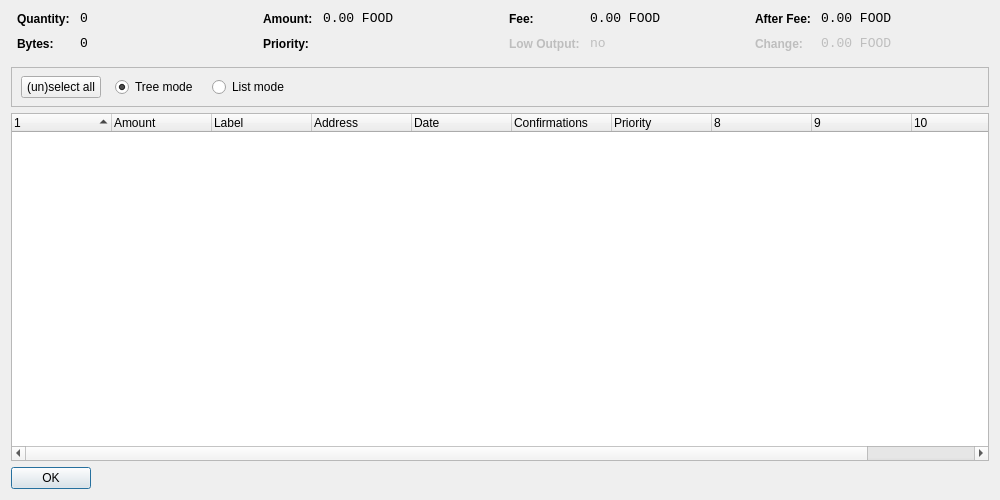
<?xml version="1.0" encoding="UTF-8"?>
<ui version="4.0">
 <class>CoinControlDialog</class>
 <widget class="QDialog" name="CoinControlDialog">
  <property name="geometry">
   <rect>
    <x>0</x>
    <y>0</y>
    <width>1000</width>
    <height>500</height>
   </rect>
  </property>
  <property name="windowTitle">
   <string>Coin Control</string>
  </property>
  <layout class="QVBoxLayout" name="verticalLayout">
   <item>
    <layout class="QHBoxLayout" name="horizontalLayoutTop" stretch="0,0,0,0">
     <property name="topMargin">
      <number>0</number>
     </property>
     <property name="bottomMargin">
      <number>10</number>
     </property>
     <item>
      <layout class="QFormLayout" name="formLayoutCoinControl1">
       <property name="horizontalSpacing">
        <number>10</number>
       </property>
       <property name="verticalSpacing">
        <number>10</number>
       </property>
       <property name="leftMargin">
        <number>6</number>
       </property>
       <property name="rightMargin">
        <number>6</number>
       </property>
       <item row="0" column="0">
        <widget class="QLabel" name="labelCoinControlQuantityText">
         <property name="styleSheet">
          <string notr="true">font-weight:bold;</string>
         </property>
         <property name="text">
          <string>Quantity:</string>
         </property>
        </widget>
       </item>
       <item row="0" column="1">
        <widget class="QLabel" name="labelCoinControlQuantity">
         <property name="font">
          <font>
           <family>Monospace</family>
           <pointsize>10</pointsize>
          </font>
         </property>
         <property name="cursor">
          <cursorShape>IBeamCursor</cursorShape>
         </property>
         <property name="contextMenuPolicy">
          <enum>Qt::ActionsContextMenu</enum>
         </property>
         <property name="text">
          <string notr="true">0</string>
         </property>
         <property name="textInteractionFlags">
          <set>Qt::LinksAccessibleByMouse|Qt::TextSelectableByKeyboard|Qt::TextSelectableByMouse</set>
         </property>
        </widget>
       </item>
       <item row="1" column="0">
        <widget class="QLabel" name="labelCoinControlBytesText">
         <property name="styleSheet">
          <string notr="true">font-weight:bold;</string>
         </property>
         <property name="text">
          <string>Bytes:</string>
         </property>
        </widget>
       </item>
       <item row="1" column="1">
        <widget class="QLabel" name="labelCoinControlBytes">
         <property name="font">
          <font>
           <family>Monospace</family>
           <pointsize>10</pointsize>
          </font>
         </property>
         <property name="cursor">
          <cursorShape>IBeamCursor</cursorShape>
         </property>
         <property name="contextMenuPolicy">
          <enum>Qt::ActionsContextMenu</enum>
         </property>
         <property name="text">
          <string notr="true">0</string>
         </property>
         <property name="textInteractionFlags">
          <set>Qt::LinksAccessibleByMouse|Qt::TextSelectableByKeyboard|Qt::TextSelectableByMouse</set>
         </property>
        </widget>
       </item>
      </layout>
     </item>
     <item>
      <layout class="QFormLayout" name="formLayoutCoinControl2">
       <property name="horizontalSpacing">
        <number>10</number>
       </property>
       <property name="verticalSpacing">
        <number>10</number>
       </property>
       <property name="leftMargin">
        <number>6</number>
       </property>
       <property name="rightMargin">
        <number>6</number>
       </property>
       <item row="0" column="0">
        <widget class="QLabel" name="labelCoinControlAmountText">
         <property name="styleSheet">
          <string notr="true">font-weight:bold;</string>
         </property>
         <property name="text">
          <string>Amount:</string>
         </property>
        </widget>
       </item>
       <item row="0" column="1">
        <widget class="QLabel" name="labelCoinControlAmount">
         <property name="font">
          <font>
           <family>Monospace</family>
           <pointsize>10</pointsize>
          </font>
         </property>
         <property name="cursor">
          <cursorShape>IBeamCursor</cursorShape>
         </property>
         <property name="contextMenuPolicy">
          <enum>Qt::ActionsContextMenu</enum>
         </property>
         <property name="text">
          <string notr="true">0.00 FOOD</string>
         </property>
         <property name="textInteractionFlags">
          <set>Qt::LinksAccessibleByMouse|Qt::TextSelectableByKeyboard|Qt::TextSelectableByMouse</set>
         </property>
        </widget>
       </item>
       <item row="1" column="0">
        <widget class="QLabel" name="labelCoinControlPriorityText">
         <property name="styleSheet">
          <string notr="true">font-weight:bold;</string>
         </property>
         <property name="text">
          <string>Priority:</string>
         </property>
        </widget>
       </item>
       <item row="1" column="1">
        <widget class="QLabel" name="labelCoinControlPriority">
         <property name="font">
          <font>
           <family>Monospace</family>
           <pointsize>10</pointsize>
          </font>
         </property>
         <property name="cursor">
          <cursorShape>IBeamCursor</cursorShape>
         </property>
         <property name="contextMenuPolicy">
          <enum>Qt::ActionsContextMenu</enum>
         </property>
         <property name="text">
          <string/>
         </property>
         <property name="textInteractionFlags">
          <set>Qt::LinksAccessibleByMouse|Qt::TextSelectableByKeyboard|Qt::TextSelectableByMouse</set>
         </property>
        </widget>
       </item>
      </layout>
     </item>
     <item>
      <layout class="QFormLayout" name="formLayoutCoinControl3">
       <property name="horizontalSpacing">
        <number>10</number>
       </property>
       <property name="verticalSpacing">
        <number>10</number>
       </property>
       <property name="leftMargin">
        <number>6</number>
       </property>
       <property name="rightMargin">
        <number>6</number>
       </property>
       <item row="0" column="0">
        <widget class="QLabel" name="labelCoinControlFeeText">
         <property name="styleSheet">
          <string notr="true">font-weight:bold;</string>
         </property>
         <property name="text">
          <string>Fee:</string>
         </property>
        </widget>
       </item>
       <item row="0" column="1">
        <widget class="QLabel" name="labelCoinControlFee">
         <property name="font">
          <font>
           <family>Monospace</family>
           <pointsize>10</pointsize>
          </font>
         </property>
         <property name="cursor">
          <cursorShape>IBeamCursor</cursorShape>
         </property>
         <property name="contextMenuPolicy">
          <enum>Qt::ActionsContextMenu</enum>
         </property>
         <property name="text">
          <string notr="true">0.00 FOOD</string>
         </property>
         <property name="textInteractionFlags">
          <set>Qt::LinksAccessibleByMouse|Qt::TextSelectableByKeyboard|Qt::TextSelectableByMouse</set>
         </property>
        </widget>
       </item>
       <item row="1" column="0">
        <widget class="QLabel" name="labelCoinControlLowOutputText">
         <property name="enabled">
          <bool>false</bool>
         </property>
         <property name="styleSheet">
          <string notr="true">font-weight:bold;</string>
         </property>
         <property name="text">
          <string>Low Output:</string>
         </property>
        </widget>
       </item>
       <item row="1" column="1">
        <widget class="QLabel" name="labelCoinControlLowOutput">
         <property name="enabled">
          <bool>false</bool>
         </property>
         <property name="font">
          <font>
           <family>Monospace</family>
           <pointsize>10</pointsize>
          </font>
         </property>
         <property name="cursor">
          <cursorShape>IBeamCursor</cursorShape>
         </property>
         <property name="contextMenuPolicy">
          <enum>Qt::ActionsContextMenu</enum>
         </property>
         <property name="text">
          <string notr="true">no</string>
         </property>
         <property name="textInteractionFlags">
          <set>Qt::LinksAccessibleByMouse|Qt::TextSelectableByKeyboard|Qt::TextSelectableByMouse</set>
         </property>
        </widget>
       </item>
      </layout>
     </item>
     <item>
      <layout class="QFormLayout" name="formLayoutCoinControl4">
       <property name="horizontalSpacing">
        <number>10</number>
       </property>
       <property name="verticalSpacing">
        <number>10</number>
       </property>
       <property name="leftMargin">
        <number>6</number>
       </property>
       <property name="rightMargin">
        <number>6</number>
       </property>
       <item row="0" column="0">
        <widget class="QLabel" name="labelCoinControlAfterFeeText">
         <property name="styleSheet">
          <string notr="true">font-weight:bold;</string>
         </property>
         <property name="text">
          <string>After Fee:</string>
         </property>
        </widget>
       </item>
       <item row="0" column="1">
        <widget class="QLabel" name="labelCoinControlAfterFee">
         <property name="font">
          <font>
           <family>Monospace</family>
           <pointsize>10</pointsize>
          </font>
         </property>
         <property name="cursor">
          <cursorShape>IBeamCursor</cursorShape>
         </property>
         <property name="contextMenuPolicy">
          <enum>Qt::ActionsContextMenu</enum>
         </property>
         <property name="text">
          <string notr="true">0.00 FOOD</string>
         </property>
         <property name="textInteractionFlags">
          <set>Qt::LinksAccessibleByMouse|Qt::TextSelectableByKeyboard|Qt::TextSelectableByMouse</set>
         </property>
        </widget>
       </item>
       <item row="1" column="0">
        <widget class="QLabel" name="labelCoinControlChangeText">
         <property name="enabled">
          <bool>false</bool>
         </property>
         <property name="styleSheet">
          <string notr="true">font-weight:bold;</string>
         </property>
         <property name="text">
          <string>Change:</string>
         </property>
        </widget>
       </item>
       <item row="1" column="1">
        <widget class="QLabel" name="labelCoinControlChange">
         <property name="enabled">
          <bool>false</bool>
         </property>
         <property name="font">
          <font>
           <family>Monospace</family>
           <pointsize>10</pointsize>
          </font>
         </property>
         <property name="cursor">
          <cursorShape>IBeamCursor</cursorShape>
         </property>
         <property name="contextMenuPolicy">
          <enum>Qt::ActionsContextMenu</enum>
         </property>
         <property name="text">
          <string notr="true">0.00 FOOD</string>
         </property>
         <property name="textInteractionFlags">
          <set>Qt::LinksAccessibleByMouse|Qt::TextSelectableByKeyboard|Qt::TextSelectableByMouse</set>
         </property>
        </widget>
       </item>
      </layout>
     </item>
    </layout>
   </item>
   <item>
    <widget class="QFrame" name="frame">
     <property name="minimumSize">
      <size>
       <width>0</width>
       <height>40</height>
      </size>
     </property>
     <property name="frameShape">
      <enum>QFrame::StyledPanel</enum>
     </property>
     <property name="frameShadow">
      <enum>QFrame::Sunken</enum>
     </property>
     <widget class="QWidget" name="horizontalLayoutWidget">
      <property name="geometry">
       <rect>
        <x>10</x>
        <y>0</y>
        <width>781</width>
        <height>41</height>
       </rect>
      </property>
      <layout class="QHBoxLayout" name="horizontalLayoutPanel" stretch="0,0,0,0,0">
       <property name="spacing">
        <number>14</number>
       </property>
       <item>
        <widget class="QPushButton" name="pushButtonSelectAll">
         <property name="sizePolicy">
          <sizepolicy hsizetype="Maximum" vsizetype="Fixed">
           <horstretch>0</horstretch>
           <verstretch>0</verstretch>
          </sizepolicy>
         </property>
         <property name="text">
          <string>(un)select all</string>
         </property>
        </widget>
       </item>
       <item>
        <widget class="QRadioButton" name="radioTreeMode">
         <property name="sizePolicy">
          <sizepolicy hsizetype="Maximum" vsizetype="Fixed">
           <horstretch>0</horstretch>
           <verstretch>0</verstretch>
          </sizepolicy>
         </property>
         <property name="text">
          <string>Tree mode</string>
         </property>
         <property name="checked">
          <bool>true</bool>
         </property>
        </widget>
       </item>
       <item>
        <widget class="QRadioButton" name="radioListMode">
         <property name="sizePolicy">
          <sizepolicy hsizetype="Maximum" vsizetype="Fixed">
           <horstretch>0</horstretch>
           <verstretch>0</verstretch>
          </sizepolicy>
         </property>
         <property name="text">
          <string>List mode</string>
         </property>
        </widget>
       </item>
       <item>
        <spacer name="horizontalSpacer">
         <property name="orientation">
          <enum>Qt::Horizontal</enum>
         </property>
         <property name="sizeHint" stdset="0">
          <size>
           <width>40</width>
           <height>20</height>
          </size>
         </property>
        </spacer>
       </item>
      </layout>
     </widget>
    </widget>
   </item>
   <item>
    <widget class="CoinControlTreeWidget" name="treeWidget">
     <property name="contextMenuPolicy">
      <enum>Qt::CustomContextMenu</enum>
     </property>
     <property name="sortingEnabled">
      <bool>false</bool>
     </property>
     <property name="columnCount">
      <number>11</number>
     </property>
     <attribute name="headerShowSortIndicator" stdset="0">
      <bool>true</bool>
     </attribute>
     <attribute name="headerStretchLastSection">
      <bool>false</bool>
     </attribute>
     <column>
      <property name="text">
       <string/>
      </property>
     </column>
     <column>
      <property name="text">
       <string>Amount</string>
      </property>
     </column>
     <column>
      <property name="text">
       <string>Label</string>
      </property>
     </column>
     <column>
      <property name="text">
       <string>Address</string>
      </property>
     </column>
     <column>
      <property name="text">
       <string>Date</string>
      </property>
     </column>
     <column>
      <property name="text">
       <string>Confirmations</string>
      </property>
      <property name="toolTip">
       <string>Confirmed</string>
      </property>
     </column>
     <column>
      <property name="text">
       <string>Priority</string>
      </property>
     </column>
     <column>
      <property name="text">
       <string/>
      </property>
     </column>
     <column>
      <property name="text">
       <string/>
      </property>
     </column>
     <column>
      <property name="text">
       <string/>
      </property>
     </column>
     <column>
      <property name="text">
       <string/>
      </property>
     </column>
    </widget>
   </item>
   <item>
    <widget class="QDialogButtonBox" name="buttonBox">
     <property name="sizePolicy">
      <sizepolicy hsizetype="Maximum" vsizetype="Fixed">
       <horstretch>0</horstretch>
       <verstretch>0</verstretch>
      </sizepolicy>
     </property>
     <property name="orientation">
      <enum>Qt::Horizontal</enum>
     </property>
     <property name="standardButtons">
      <set>QDialogButtonBox::Ok</set>
     </property>
    </widget>
   </item>
  </layout>
 </widget>
 <customwidgets>
  <customwidget>
   <class>CoinControlTreeWidget</class>
   <extends>QTreeWidget</extends>
   <header>coincontroltreewidget.h</header>
  </customwidget>
 </customwidgets>
 <resources/>
 <connections/>
</ui>
